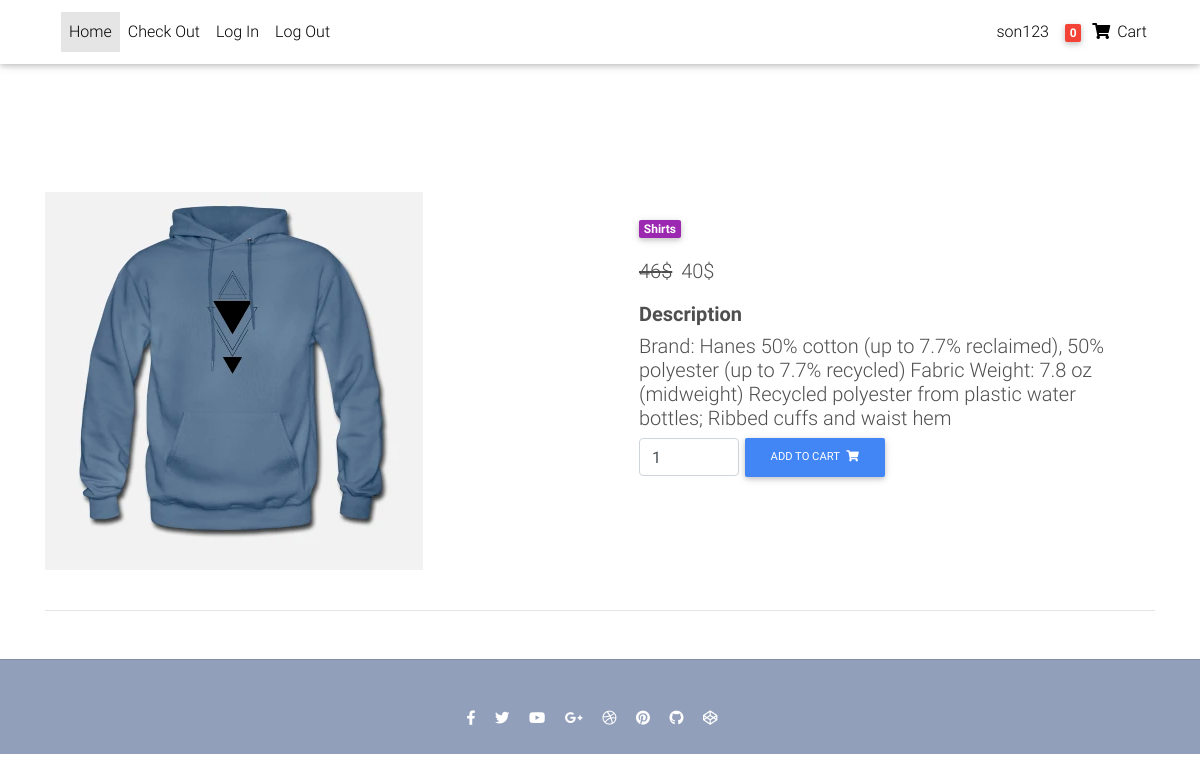
Screenshot of /detailProduct/2/ (signed in) with the database file from the repository.
### user/models.py (models this page shows)
class CustomerUser(AbstractUser):
    phone_number = models.CharField(default='',max_length=15)
    address = models.CharField(default='',max_length=255)

### product/models.py (models this page shows, shortened)
class Variation(models.Model):
    product = models.ForeignKey(Product, on_delete=models.CASCADE)
    title = models.CharField(default='', max_length=255)
    price = models.IntegerField(default=0)
    sale_price = models.IntegerField(default=0)
    active = models.BooleanField(default=True)
    inventory = models.IntegerField(default=0)

class Product(models.Model):
    title = models.CharField(default='', max_length=255)
    description = models.TextField(default='')
    category = models.ForeignKey(Category, on_delete=models.CASCADE)
    price = models.IntegerField(default=0)
    active = models.BooleanField(default=True)
    product_img = models.ImageField(upload_to='media/', null=True, blank=True)

class Category(models.Model):
    title = models.CharField(default='', max_length=255)
    slug = models.SlugField(null=True, unique=True, blank=True)
    description = models.TextField(default='')
    active = models.BooleanField(default=True)

### product/views.py (the view)
# urls.py: path('detailProduct/<int:id>/', ProductView.as_view(), name='detailProduct'),
class ProductView(LoginRequiredMixin, View):
    login_url = 'CustomerUser:login'
    def get(self, request, id):
        variation = Variation.objects.get(product__pk=id)
        cart = Cart.objects.get(user=request.user)
        cart_item = CartItem.objects.filter(cart=cart)
        count = 0
        if cart_item.exists():
            for item in cart_item:
                count = count + item.quantity
        return render(request, 'detailProduct.html', {'item': variation, 'cart': cart, 'numberInCart': count})

### templates/detailProduct.html (shortened to what this page needs)
{% load static %}
<!DOCTYPE html>
<html lang="en">
<head>
  <link rel="stylesheet" href="https://use.fontawesome.com/releases/v5.11.2/css/all.css">
  <link href="{% static 'css/bootstrap.min.css' %}" rel="stylesheet">
  <link href="{% static 'css/mdb.min.css' %}" rel="stylesheet">
  <link href="{% static 'css/style.min.css' %}" rel="stylesheet">
</head>
<body>
<div class="mt-5 pt-4">
</div>
  <nav class="navbar fixed-top navbar-expand-lg navbar-light white scrolling-navbar">
    <div class="container">
      <div class="collapse navbar-collapse" id="navbarSupportedContent">
        <ul class="navbar-nav mr-auto">
          <li class="nav-item active">
            <a class="nav-link waves-effect" href="{% url 'core:homepage' %}">Home
            </a>
          </li>
          <li class="nav-item">
            <a class="nav-link waves-effect" href="{% url 'core:checkout' %}">Check Out</a>
          </li>
          <li class="nav-item">
            <a class="nav-link waves-effect" href="{% url 'CustomerUser:login' %}">Log In</a>
          </li>
          <li class="nav-item">
            <a class="nav-link waves-effect" href="{% url 'CustomerUser:logout' %}">Log Out</a>
          </li>
        </ul>
        <ul class="navbar-nav nav-flex-icons">
          <li class="nav-item">
            <a class="nav-link waves-effect" href="{% url 'core:checkout' %}">
              <span class="clearfix d-none d-sm-inline-block"> {{ request.user.username }}  </span>
            </a>
          </li>
          <li class="nav-item">
            <a class="nav-link waves-effect" href="{% url 'core:checkout' %}">
              <span class="badge red z-depth-1 mr-1"> {{ numberInCart }} </span>
              <i class="fas fa-shopping-cart"></i>
              <span class="clearfix d-none d-sm-inline-block"> Cart </span>
            </a>
          </li>
        </ul>
      </div>
    </div>
  </nav>
  <main class="mt-5 pt-4">
    <div class="container dark-grey-text mt-5">
      <div class="row wow fadeIn">
        <div class="col-md-6 mb-4">
          <img src="{{item.product.product_img.url}}" class="img-fluid" alt="">
        </div>
        <div class="col-md-6 mb-4">
          <div class="p-4">
            <div class="mb-3">
              <a href="">
                <span class="badge purple mr-1">{{ item.product.category.title }}</span>
              </a>
            </div>
            <p class="lead">
              <span class="mr-1">
                {% if item.sale_price %}
                <del>{{item.price}}$</del>
              </span>
              <span>{{ item.sale_price }}$</span>
              {% else %}
               <span>{{item.price}}$ </span>
              {% endif %}
            </p>
            <h4 class="lead font-weight-bold">Description</h4>
            <h5> {{ item.product.description }} </h5>
              <form action="/addToCart/{{ item.product.pk }} {{ cart.pk }}/" class="d-flex justify-content-left" method="post">
                  <input type="number" name="quantity" value="1" min="1" aria-label="Search" class="form-control" style="width: 100px">
                  <button class="btn btn-primary btn-md my-0 p" type="submit">Add to cart
                    <i class="fas fa-shopping-cart ml-1"></i>
                  </button>
              </form>
          </div>
        </div>
      </div>
      <hr>
    </div>
  </main>
  <footer class="page-footer text-center font-small mt-5 wow fadeIn">
    <hr class="my-5">
    <div class="pb-4">
      <a href="https://www.facebook.com/mdbootstrap" target="_blank">
        <i class="fab fa-facebook-f mr-3"></i>
      </a>
      <a href="https://twitter.com/MDBootstrap" target="_blank">
        <i class="fab fa-twitter mr-3"></i>
      </a>
      <a href="https://www.youtube.com/watch?v=7MUISDJ5ZZ4" target="_blank">
        <i class="fab fa-youtube mr-3"></i>
      </a>
      <a href="https://plus.google.com/u/0/b/107863090883699620484" target="_blank">
        <i class="fab fa-google-plus-g mr-3"></i>
      </a>
      <a href="https://dribbble.com/mdbootstrap" target="_blank">
        <i class="fab fa-dribbble mr-3"></i>
      </a>
      <a href="https://pinterest.com/mdbootstrap" target="_blank">
        <i class="fab fa-pinterest mr-3"></i>
      </a>
      <a href="https://github.com/mdbootstrap/bootstrap-material-design" target="_blank">
        <i class="fab fa-github mr-3"></i>
      </a>
      <a href="http://codepen.io/mdbootstrap/" target="_blank">
        <i class="fab fa-codepen mr-3"></i>
      </a>
    </div>
  </footer>
</body>
</html>

### rows the page displays
CustomerUser: user.username "son123"
Variation: product.product_img (picture), product.category "Shirts", price "46", sale_price "40", product.description "Brand: Hanes 50% cotton (up to 7.7% reclaimed), 50% polyester (up to 7.7% recycled) Fabric Weight: 7.8 oz (midweight) Recycled polyester from plastic water bottles; Ribbed cuffs and waist hem"

### other values shown
{{ numberInCart }} "0"
